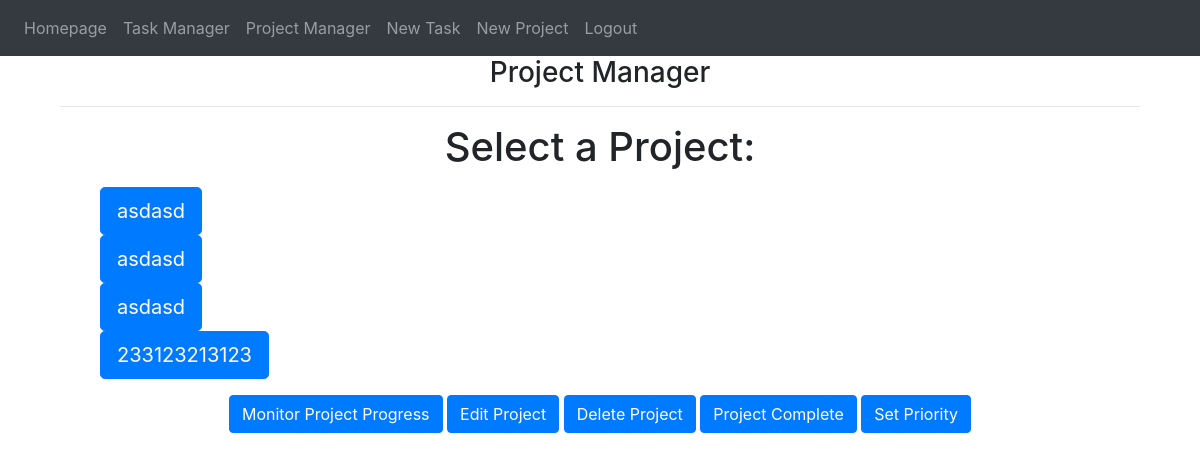
The app's page /projectmanager (signed in) with its own data.
### website/models.py (models this page shows)
class Project(db.Model):
    id = db.Column(db.Integer, primary_key=True)
    name = db.Column(db.String(120))
    start_date = db.Column(db.DateTime(timezone=True), default=func.now)
    deadline = db.Column(db.DateTime(timezone=True), default=func.now)
    description = db.Column(db.String(9999))
    users = db.relationship('User', secondary='project_user_association', back_populates='projects')
    tasks = db.relationship('Task', backref='project', lazy=True)

### website/auth.py (the view)
@auth.route('/projectmanager')
def projectManager():
    projects = Project.query.filter(Project.users.any(id=current_user.id)).all()
    return render_template("projectManager.html", user=current_user, projects=projects)

### website/__init__.py (called while the page is built)
def create_app():
    app = Flask(__name__)
    app.config['SECRET_KEY'] = 'abcd'
    app.config['SQLALCHEMY_DATABASE_URI'] = f'sqlite:///{DB_NAME}'
    db.init_app(app)
    from .views import views
    from .auth import auth
    app.register_blueprint(views, url_prefix='/')
    app.register_blueprint(auth, url_prefix='/')
    from .models import User, Task, Project
    with app.app_context():
        db.create_all()
    login_manager = LoginManager()
    login_manager.login_view = 'auth.login'
    login_manager.init_app(app)
    @login_manager.user_loader
    def load_user(id):
        return User.query.get(int(id))
    return app

### website/templates/projectManager.html (shortened to what this page needs)
{% extends "base.html" %}
{% block content %}
<h3 align="center">Project Manager</h3>
    <div class="container">
    <hr>
    <h1 align="center" id="project-name"> Select a Project: </h1>
    <ul style="list-style-type: none">
        {% for prj in projects %}
            <li> <button type="button" class="btn btn-primary btn-lg project-button" data-name="{{ prj.name }}"
                data-info="{{ prj.description }}" data-id="{{ prj.id }}">{{ prj.name }}</button></li>
        {% endfor %}
    </ul>
<form method="POST">
            <center>
                <button type="button" class="btn btn-primary">Monitor Project Progress</button>
                <button type="button" class="btn btn-primary">Edit Project</button>
                <button type="button" class="btn btn-primary">Delete Project</button>
                <button type="button" class="btn btn-primary">Project Complete</button>
                <button type="button" class="btn btn-primary">Set Priority</button>
                </form>
        </body>
</html>
{% endblock %}

### records on screen
Project: name "asdasd"
Project: name "asdasd"
Project: name "asdasd"
Project: name "233123213123"
